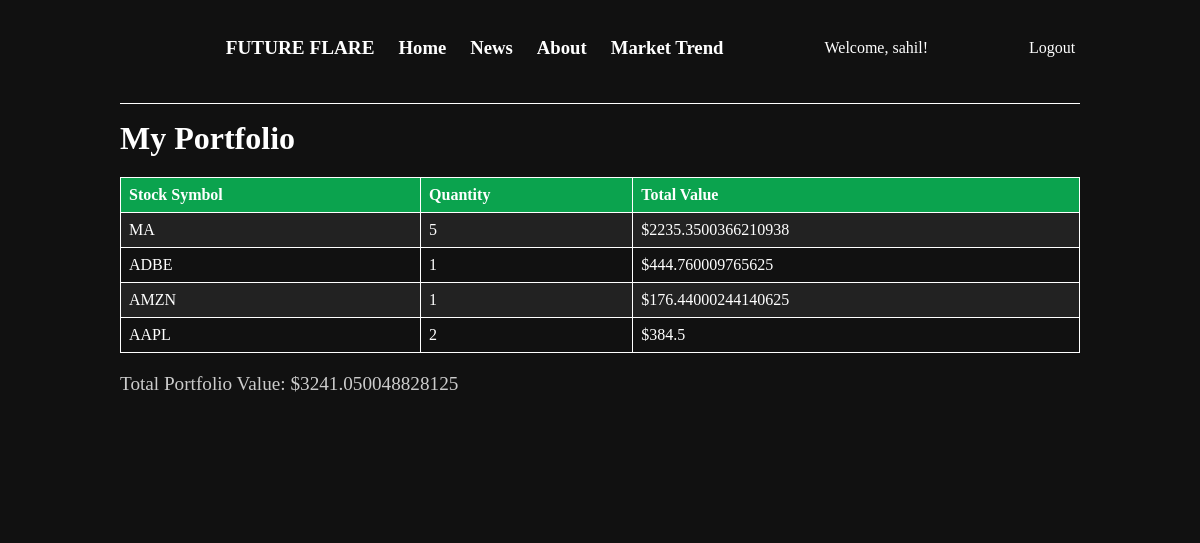
Page /portfolio (signed in) on the committed database.
### app.py (models this page shows)
class User(db.Model, UserMixin):
    id = db.Column(db.Integer, primary_key=True)
    username = db.Column(db.String(150), unique=True, nullable=False)
    password = db.Column(db.String(150), nullable=False)
    funds = db.Column(db.Float, nullable=False, default=10000)

class StockTransaction(db.Model):
    id = db.Column(db.Integer, primary_key=True)
    stock_symbol = db.Column(db.String(10), nullable=False)
    quantity = db.Column(db.Integer, nullable=False)
    price = db.Column(db.Float, nullable=False)
    transaction_type = db.Column(db.String(4), nullable=False)  # 'BUY' or 'SELL'
    user_id = db.Column(db.Integer, db.ForeignKey("user.id"), nullable=False)

### app.py (the view)
@app.route("/portfolio")
@login_required
def portfolio():
    transactions = StockTransaction.query.filter_by(user_id=current_user.id).all()
    portfolio = {}
    for transaction in transactions:
        if transaction.stock_symbol not in portfolio:
            portfolio[transaction.stock_symbol] = {"quantity": 0, "total_value": 0}
        if transaction.transaction_type == "BUY":
            portfolio[transaction.stock_symbol]["quantity"] += transaction.quantity
            portfolio[transaction.stock_symbol]["total_value"] += (
                transaction.price * transaction.quantity
            )
        elif transaction.transaction_type == "SELL":
            portfolio[transaction.stock_symbol]["quantity"] -= transaction.quantity
            portfolio[transaction.stock_symbol]["total_value"] -= (
                transaction.price * transaction.quantity
            )
    total_portfolio_value = sum(stock["total_value"] for stock in portfolio.values())
    return render_template(
        "portfolio.html",
        portfolio=portfolio,
        total_portfolio_value=total_portfolio_value,
    )

### app.py (called while the page is built)
@login_manager.user_loader
def load_user(user_id):
    return User.query.get(int(user_id))

### templates/portfolio.html (shortened to what this page needs)
{% extends "layout.html" %}
{% block content %}
<!DOCTYPE html>
<html lang="en">
<head>
</head>
<body>
    <nav>
        <div class="nav-part2">
            <div class="logo" id="logo">
                <h1>Future flare</h1>
            </div>
            <div class="nav-elem">
                <h3><a href="/">Home</a></h3>
            </div>
            <div class="nav-elem">
                <h3><a href="/news" id="newss">News</a></h3>
            </div>
            <div class="nav-elem">
                <h3><a href="/about">About</a></h3>
            </div>
            <div class="nav-elem">
                <h3> <a href="/market/trends">Market Trend</a></h3>
            </div>
        </div>
        {% if current_user.is_authenticated %}
        <span>Welcome, {{ current_user.username }}!</span>
        <a href="/logout" id="login-page">Logout</a>
        {% else %}
        <a href="/login" id="login-page">Login</a>
        <a href="/signup" id="login-page">Sign Up</a>
        {% endif %}
        <div id="nav-bottom">
        </div>
    </nav>
    <div id="content-container">
        <h1>My Portfolio</h1>
        <table border="1">
            <tr>
                <th>Stock Symbol</th>
                <th>Quantity</th>
                <th>Total Value</th>
            </tr>
            {% for symbol, data in portfolio.items() %}
            <tr>
                <td>{{ symbol }}</td>
                <td>{{ data.quantity }}</td>
                <td>${{ data.total_value }}</td>
            </tr>
            {% endfor %}
        </table>
        <p>Total Portfolio Value: ${{ total_portfolio_value }}</p>
    </div>
</body>
</html>
{% endblock %}

### templates/portfolio.html (style rules this page uses)
* { margin: 0; padding: 0; box-sizing: border-box; font-family: gilroy; color: #fff; }
html, body { height: 100%; width: 100%; background-color: #111; }
nav { position: fixed; display: flex; align-items: center; height: 12vh; width: 100%; gap: 2vw; padding: 2vw 10.4vw; justify-content: space-between; background-color: #111; z-index: 10; }
.logo { text-transform: uppercase; }
nav h1 { font-size: 1.6vw; }
.nav-part2 { display: flex; gap: 2vw; align-items: center; padding: 1vh 0; position: relative; z-index: 10; }
#nav-bottom { width: 80%; height: 1vh; position: absolute; top: 100%; left: 10%; background-color: #111; z-index: 9; border-bottom: 1px solid #fff; }
a, #login-page { text-decoration: none; }
.nav-elem a { margin-top: 0px !important; }
#login-page { margin-top: 0px !important; }
#content-container { padding: 15vh 10vw; background-color: #111; }
h1 { font-size: 2em; color: #fff; }
table { border-collapse: collapse; width: 100%; margin-top: 20px; }
th, td { border: 1px solid #fff; padding: 8px; text-align: left; }
th { background-color: #0BA34E; color: #fff; }
tr:nth-child(even) { background-color: #222; }
p { font-size: 1.2em; color: #ccc; margin-top: 20px; }

### rows in the picture
User: username "sahil"
StockTransaction: stock_symbol "MA", quantity "5", total_value "2235.3500366210938"
StockTransaction: stock_symbol "ADBE", quantity "1", total_value "444.760009765625"
StockTransaction: stock_symbol "AMZN", quantity "1", total_value "176.44000244140625"
StockTransaction: stock_symbol "AAPL", quantity "2", total_value "384.5"

### other values in the picture
{{ total_portfolio_value }} "3241.050048828125"
